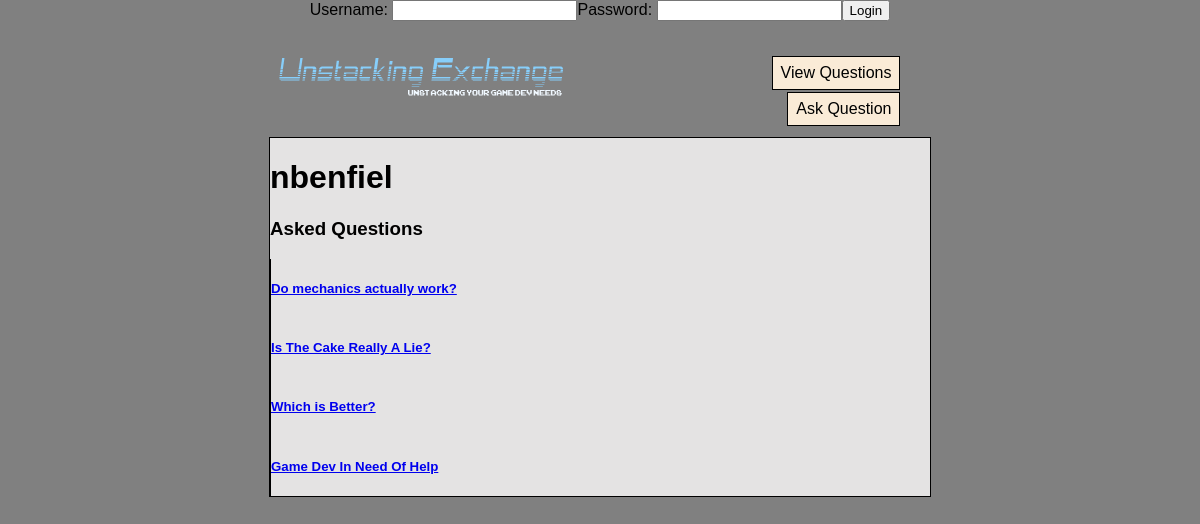
The page /profile.php?id=1 on the database its author committed.
### tables this page shows
CREATE TABLE `UserProfile` (
  `id` int(11) NOT NULL AUTO_INCREMENT,
  `username` varchar(50) NOT NULL,
  `password` varchar(50) NOT NULL,
  `email` varchar(50) NOT NULL,
  `level` int(1) NOT NULL,
  PRIMARY KEY (`id`)
);

CREATE TABLE `Questions` (
  `id` int(11) NOT NULL AUTO_INCREMENT,
  `questionScore` int(250) NOT NULL,
  `questionTitle` varchar(250) NOT NULL,
  `questionBody` varchar(8000) NOT NULL,
  `questionPoster` varchar(250) NOT NULL,
  `questionFrozen` int(10) NOT NULL,
  PRIMARY KEY (`id`)
);

### profile.php (the view, shortened to what this page needs)
<?php
require("PHP/Connect.php");
?>
<!DOCTYPE html>
<html lang="en">
    <head>
        <link rel="stylesheet" type="text/css" href="CSS/stylesheet.css">
    </head>
    <body>
        <div id="Header">
            <?PHP
                    if (isset($_SESSION["USER"]))
                    {
                        if($_SESSION["USERLEVEL"] == 1)
                        {
                        $UserLevel = "Admin";
                        echo "<form class=\"FormLogin\" action=\"PHP/Logout.php\" method=\"post\">";
                        echo "<b>Welcome: <a href=\"profile.php?id=\"".$_SESSION["USERID"]."\">".$_SESSION["USER"].""
                        . "</a> <b>Level:".$UserLevel. "</b> </b>";
                        echo "&nbsp&nbsp&nbsp";
                        echo "<input type=\"submit\" name=\"submit\" value=\"Logout\">";
                        echo "</form>";
                        }
                        else
                        {
                        $UserLevel = "Pleb";
                        echo "<form class=\"FormLogin\" action=\"PHP/Logout.php\" method=\"post\">";
                        echo "<b>Welcome: <a href=\"profile.php?id=\"".$_SESSION["USERID"]."\">".$_SESSION["USER"]."</a>"
                                ."<b> Level:".$UserLevel. "</b> </b>";
                        echo "&nbsp&nbsp&nbsp";
                        echo "<input type=\"submit\" name=\"submit\" value=\"Logout\">";
                        echo "</form>";
                        }
                    }
                    else
                    {
                        echo "<form class=\"FormLogin\" action=\"PHP/Login.php\" method=\"post\">";
                        echo "Username: <input type=\"text\" name=\"LoginUsername\">";
                        echo "Password: <input type=\"password\" name=\"LoginPassword\">";
                        echo "<input type=\"submit\" name=\"submit\" value=\"Login\">";
                        echo "</form>";
                    }
                ?>
            <div class="Navigation">
                <h1>
                    <a href="index.php"><img src="images/Logo.png" class="logo"></a>
                </h1>
                <ul>
                    <li><a href="questions.php">View Questions</a></li>
                    <li><a href="ask.php">Ask Question</a></li>
                </ul>
            </div>
            <div id="Container">
                <?php
                    $sqlU = "SELECT * FROM UserProfile WHERE id='".$_GET["id"]."'";
                    $resultU = mysqli_query($conn, $sqlU);
                    if(mysqli_num_rows($resultU) > 0)
                    {
                        while ($rowU = mysqli_fetch_assoc($resultU))
                        {
                            $UserIs = $rowU["username"];
                        }
                    }
                    echo "<h1>".$UserIs."</h1>";
                    echo "<h3>Asked Questions</h3>";
                    $sql = "SELECT * FROM Questions ORDER BY id DESC";
                    $result = mysqli_query($conn, $sql);
                    if (mysqli_num_rows($result) > 0)
                    {
                        while ($row = mysqli_fetch_assoc($result))
                        {
                            if($UserIs == $row["questionPoster"])
                            {
                                echo "<div>";
                                echo "<div id=\"questionTitleLink\">";
                                echo "<a href=\"QuestionView.php?id=". $row["id"]."\">";
                                echo "<h5>".$row["questionTitle"]."</h5>"."</a>";
                                echo "</div>";
                            }
                        }
                    }
                    else {
                        echo "<div>";
                        echo "<h5>";
                        echo "0 Results Found";
                        echo "</h5>";
                        echo "</div>";
                    }
                ?>
            </div>
        </div>
    </body>
</html>

### CSS/stylesheet.css (style rules this page uses)
body { background: Gray; margin: 0; padding: 0; text-align: center; color: #000000; font-family: Arial, Helvetica, sans-serif; font-size: 100%; }
#Container { width:55%; margin:10px auto; text-align: left; background-color: #E4E3E3; border: 1px solid #000000; }
.Navigation { width:55%; margin:auto; text-align: left; }
.Navigation h1 { display: inline-block; width: 60%; margin: 0; padding: 0; }
.logo { width: 300px; height: 75px; }
.Navigation ul { display: inline-block; width: 35%; text-align: right; margin: 0; padding: 0; }
.Navigation ul li { display: inline-block; border: 1px solid black; margin: 1px; background: #FAEBD7; }
.Navigation ul li a { display: block; text-decoration: none; text-align: center; padding: 7px 8px; color: black; }
#questionTitleLink { width: 80%; display: inline-block; margin: 0px; padding: 0px; border: none; border-left: 1px solid black; }

### rows shown on the page
userprofile: username "nbenfiel"
questions: questionTitle "Do mechanics actually work?"
questions: questionTitle "Is The Cake Really A Lie?"
questions: questionTitle "Which is Better?"
questions: questionTitle "Game Dev In Need Of Help"
